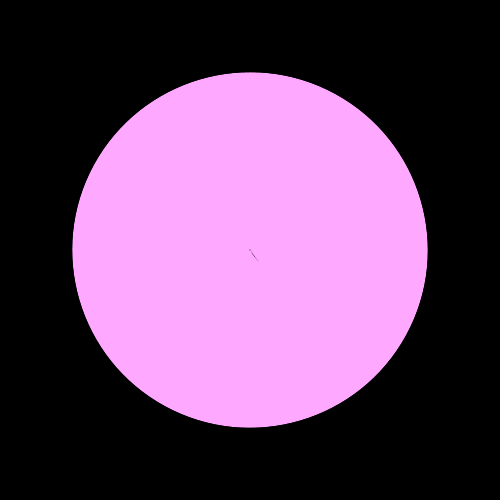
Frame 1 (no input)
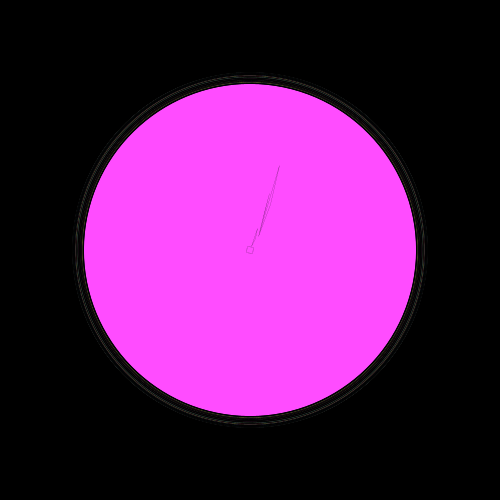
Frame 60 (the mouse pressed at the canvas centre just before this capture)
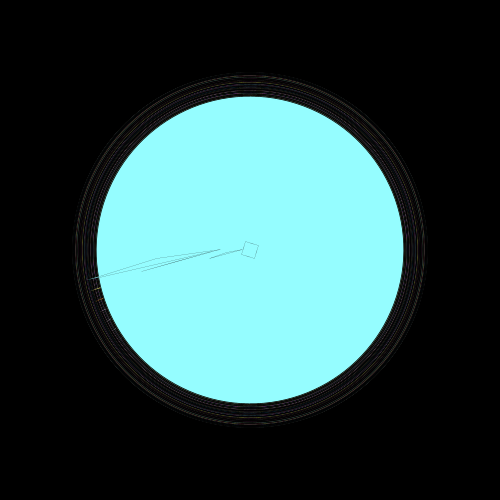
Frame 120 (the mouse held since frame 60 and released just before this capture)

The Processing sketch that drew these frames (run headless with seeded random() and noise(); from frame 60 on, the mouse is pressed at the canvas centre):

// Processing sketch: processing_130292
// ── processing_130292.pde


float counter = 0.3;
float radius = 0.0;
float s = 0.01;
float myscale = 0.0;
float rad = 0.0;
float timer = 0.0;
float j = 0.2; //for for <span class="k14j9d2c" id="k14j9d2c_14">rotation</span>

 
void setup()
{
  size (500, 500);
  colorMode(RGB, 100);
  frameRate(30);
  println("x: " + mouseX + " y: " + mouseY);
  background(#000000);
   
}
 
void draw()
{

  rad = rad + 0.5;
  s = s + 0.001;
  fill(random (255), random (255), random(255));
   
  pushMatrix();
  translate(width/2, height/2);
  scale(s);
  rotate(j++); //rotate shape
  rectMode(CENTER);
  rect (0, 0, 100, 100);
  popMatrix();
 
  
  pushMatrix();
  translate (width/2, height/2);
  scale(s-0.9);
  rotate(rad);
  rectMode(CORNER);
  ellipse (0, 0, 400, 400);
  popMatrix();
   
  pushMatrix();
  translate (width/2, height/2);
  scale(s);
  rotate(rad);
  rectMode(CENTER);
  ellipse (0, 0, 100, 100);
  popMatrix(); 
  
  pushMatrix();
  translate(width/2, height/2);
  scale(s);
  rotate(radians(j++)); //rotate shape
  rectMode(CORNER);
  triangle ( 25, 50, 100, 150, 200, 250);
  popMatrix();
 
  pushMatrix();
  translate(width/2, height/2);
  scale(s);
  rotate(radians(j++)); //rotate shape
  rectMode(CORNER);
  triangle ( 100, 200, 400, 600, 800, 1000);
  popMatrix();
  
  pushMatrix();
  translate(width/2, height/2);
  scale(s);
  rotate(radians(j++)); //rotate shape
  rectMode(CORNER);
  triangle ( 150, 250, 350, 450, 550, 650);
  popMatrix();
  
    pushMatrix();
    translate(width/2, height/2);
    scale(s);
    rotate(rad); 
    rectMode(CENTER);
    rect (0, 0, 100, 100);
    popMatrix();
  }

  
